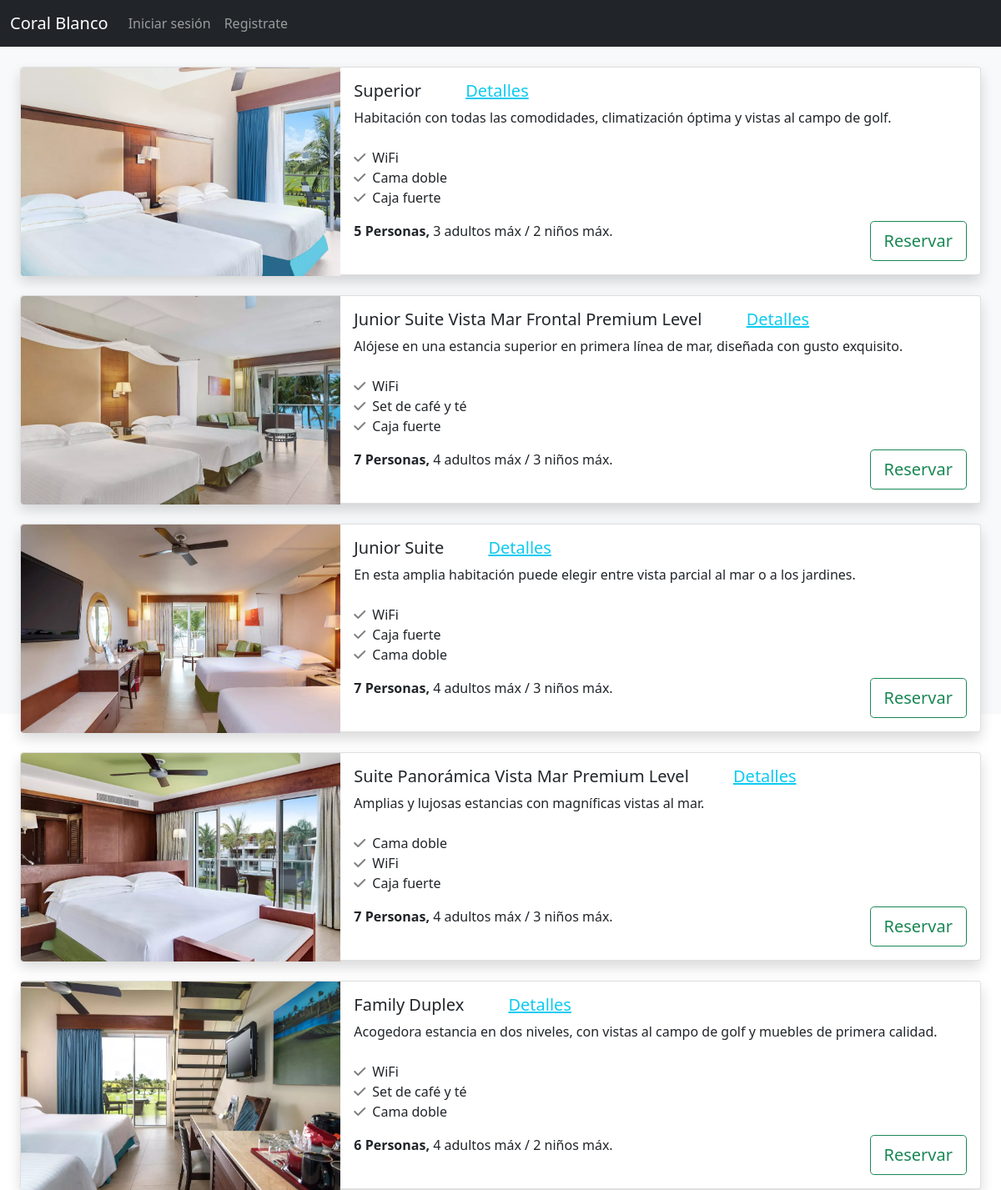
The page /booking/rooms/ on the database its author committed.
### booking/models.py (models this page shows, shortened)
class RoomType(models.Model):
    room_type_id = models.AutoField(primary_key=True) # to save space with foreign keys.
    uuid = models.UUIDField( # For displaying detailview without exposing the database.
        default = uuid.uuid4,
        editable = False,
        unique = True,
    )
    type = models.CharField(max_length=255, unique=True)
    short_description = models.TextField(blank=True, null=True)
    description = models.TextField()
    max_adults = models.IntegerField(blank=True, null=True)
    max_children = models.IntegerField(blank=True, null=True)
    price = models.DecimalField(max_digits=6, decimal_places=2)

class Image(models.Model):
    room_type = models.ForeignKey(
        RoomType,
        related_name="images",
        on_delete=models.CASCADE,
    )
    uuid = models.UUIDField(
        default = uuid.uuid4,
        editable = False,
        unique = True
    )
    image = models.ImageField(upload_to='rooms/', blank=True)
    alt = models.CharField(max_length=255)

class RoomFeature(models.Model):
    room_type = models.ForeignKey(
        RoomType,
        on_delete=models.CASCADE,
        related_name='features'
    )
    feature_id = models.ForeignKey(
        Feature,
        on_delete=models.CASCADE,
        related_name='room_types',
    )
    def __str__(self):
        return self.feature_id.feature

class Feature(models.Model):
    feature = models.CharField(max_length=100)
    icon = models.CharField(max_length=100, default="")

### booking/views.py (the view)
# urls.py: path('rooms/', RoomsListView.as_view(), name='rooms'),
class RoomsListView(generic.ListView):
    model = RoomType
    template_name = 'rooms.html'
    context_object_name = 'room_types'

### templates/rooms.html (shortened to what this page needs)
{% extends '_base.html' %}
{% block content %}
    <div class="p-4 bg-light h-100">
    {% for type in room_types %}
        <div class="card mb-4 shadow" style="height: 250px;">
            <div class="row g-0">
                <div class="col-md-4">
                    <img src="{{ type.images.all.0.image.url }}" class="img-fluid rounded-start" style="object-fit: cover; height: 250px;">
                </div>
                <div class="col-md-8">
                    <div class="card-body pl-5">
                        <div class="row">
                            <h5 class="card-title">
                                {{ type.type }}
                                <a class="link-info mx-lg-5" href="{% url 'room_detail' type.uuid %}">Detalles</a>
                            </h5>
                            <p class="card-text">{{ type.short_description }}</p>
                        </div>
                        <div class="row">
                            <ul class="list-unstyled pt-4">
                                {% for feature in type.features.all %}
                                    {% if forloop.counter <= 3 %}
                                        <li class="d-flex">
                                            <div class="d-flex align-items-center">
                                                <i class="fas fa-check" style="color: gray;"></i>
                                                <p class="card-text mx-2">{{ feature }}</p>
                                            </div>
                                        </li>
                                    {% endif %}
                                {% endfor %}
                            </ul>
                        </div>
                        <div class="row text-end">
                            <div class="col-md-6 text-start">
                                <p><b>{{ type.max_adults|add:type.max_children }} Personas,</b> {{ type.max_adults }} adultos máx / {{ type.max_children }} niños máx.</p>
                            </div>
                            <div class="col-md-6">
                                <a class="btn btn-outline-success btn-lg" href="{% url 'home' %}">Reservar</a>
                            </div>
                        </div>
                    </div>
                </div>
            </div>
        </div>
    {% endfor %}
    </div>
{% endblock content %}

### rows shown on the page
RoomType: images.all.0.image (picture), type "Superior", short_description "Habitación con todas las comodidades, climatización óptima y vistas al campo de golf.", max_adults|add "5", max_adults "3", max_children "2"
RoomFeature: feature_id.feature "WiFi"
RoomFeature: feature_id.feature "Cama doble"
RoomFeature: feature_id.feature "Caja fuerte"
RoomType: images.all.0.image (picture), type "Junior Suite Vista Mar Frontal Premium Level", short_description "Alójese en una estancia superior en primera línea de mar, diseñada con gusto exquisito.", max_adults|add "7", max_adults "4", max_children "3"
RoomFeature: feature_id.feature "WiFi"
RoomFeature: feature_id.feature "Set de café y té"
RoomFeature: feature_id.feature "Caja fuerte"
RoomType: images.all.0.image (picture), type "Junior Suite", short_description "En esta amplia habitación puede elegir entre vista parcial al mar o a los jardines.", max_adults|add "7", max_adults "4", max_children "3"
RoomFeature: feature_id.feature "WiFi"
RoomFeature: feature_id.feature "Caja fuerte"
RoomFeature: feature_id.feature "Cama doble"
RoomType: images.all.0.image (picture), type "Suite Panorámica Vista Mar Premium Level", short_description "Amplias y lujosas estancias con magníficas vistas al mar.", max_adults|add "7", max_adults "4", max_children "3"
RoomFeature: feature_id.feature "Cama doble"
RoomFeature: feature_id.feature "WiFi"
RoomFeature: feature_id.feature "Caja fuerte"
RoomType: images.all.0.image (picture), type "Family Duplex", short_description "Acogedora estancia en dos niveles, con vistas al campo de golf y muebles de primera calidad.", max_adults|add "6", max_adults "4", max_children "2"
RoomFeature: feature_id.feature "WiFi"
RoomFeature: feature_id.feature "Set de café y té"
RoomFeature: feature_id.feature "Cama doble"
